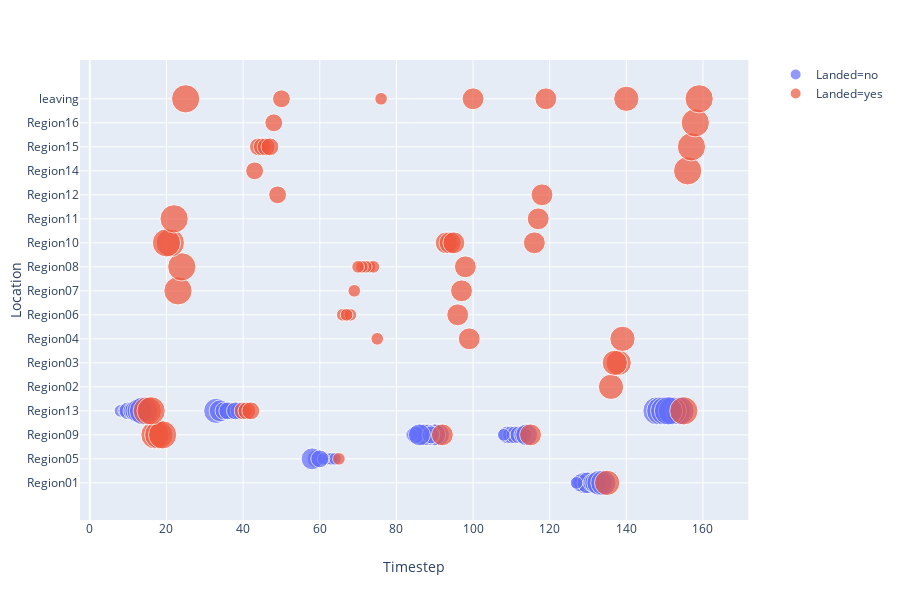

Notebook code cell kept with this figure:
### Code cell
import plotly.express as px
fig = px.scatter(sort_location, x="Timestep", y="Location", color="Landed",
                 size='Category', hover_data=['Landed'])
fig.show()

### Figure 1 — Plotly figure (JSON) as saved in the notebook; plotly's stock layout.template omitted (floating-point values rounded to 4 significant figures)
{"data": [{"customdata": [["no"], ["no"], ["no"], ["no"], ["no"], ["no"], ["no"], ["no"], ["no"], ["no"], ["no"], ["no"], ["no"], ["no"], ["no"], ["no"], ["no"], ["no"], ["no"], ["no"], ["no"], ["no"], ["no"], ["no"], ["no"], ["no"], ["no"], ["no"], ["no"], ["no"], ["no"], ["no"], ["no"], ["no"], ["no"], ["no"], ["no"], ["no"], ["no"], ["no"], ["no"], ["no"], ["no"], ["no"], ["no"], ["no"], ["no"], ["no"], ["no"], ["no"], ["no"]], "hoverlabel": {"namelength": 0}, "hovertemplate": "Landed=%{customdata[0]}<br>Timestep=%{x}<br>Location=%{y}<br>Category=%{marker.size}", "legendgroup": "Landed=no", "marker": {"color": "#636efa", "size": [3, 2, 3, 2, 3, 4, 4, 1, 2, 3, 1, 1, 1, 1, 2, 3, 3, 2, 3, 3, 1, 2, 2, 2, 3, 2, 2, 2, 3, 1, 5, 5, 5, 5, 5, 1, 2, 1, 2, 2, 3, 4, 5, 4, 3, 2, 2, 5, 2, 5, 2], "sizemode": "area", "sizeref": 0.0125, "symbol": "circle"}, "mode": "markers", "name": "Landed=no", "showlegend": true, "type": "scatter", "x": [129, 128, 130, 131, 132, 133, 134, 127, 59, 58, 62, 63, 64, 61, 60, 91, 90, 109, 88, 87, 84, 110, 85, 89, 86, 111, 112, 113, 114, 108, 153, 148, 149, 150, 154, 8, 37, 9, 10, 11, 12, 13, 14, 33, 34, 35, 36, 152, 39, 151, 38], "xaxis": "x", "y": ["Region01", "Region01", "Region01", "Region01", "Region01", "Region01", "Region01", "Region01", "Region05", "Region05", "Region05", "Region05", "Region05", "Region05", "Region05", "Region09", "Region09", "Region09", "Region09", "Region09", "Region09", "Region09", "Region09", "Region09", "Region09", "Region09", "Region09", "Region09", "Region09", "Region09", "Region13", "Region13", "Region13", "Region13", "Region13", "Region13", "Region13", "Region13", "Region13", "Region13", "Region13", "Region13", "Region13", "Region13", "Region13", "Region13", "Region13", "Region13", "Region13", "Region13", "Region13"], "yaxis": "y"}, {"customdata": [["yes"], ["yes"], ["yes"], ["yes"], ["yes"], ["yes"], ["yes"], ["yes"], ["yes"], ["yes"], ["yes"], ["yes"], ["yes"], ["yes"], ["yes"], ["yes"], ["yes"], ["yes"], ["yes"], ["yes"], ["yes"], ["yes"], ["yes"], ["yes"], ["yes"], ["yes"], ["yes"], ["yes"], ["yes"], ["yes"], ["yes"], ["yes"], ["yes"], ["yes"], ["yes"], ["yes"], ["yes"], ["yes"], ["yes"], ["yes"], ["yes"], ["yes"], ["yes"], ["yes"], ["yes"], ["yes"], ["yes"], ["yes"], ["yes"], ["yes"], ["yes"], ["yes"], ["yes"], ["yes"], ["yes"], ["yes"], ["yes"], ["yes"], ["yes"]], "hoverlabel": {"namelength": 0}, "hovertemplate": "Landed=%{customdata[0]}<br>Timestep=%{x}<br>Location=%{y}<br>Category=%{marker.size}", "legendgroup": "Landed=yes", "marker": {"color": "#EF553B", "size": [4, 4, 4, 4, 3, 1, 4, 1, 3, 1, 1, 1, 1, 3, 5, 1, 3, 1, 1, 1, 1, 5, 3, 5, 5, 5, 3, 5, 5, 3, 3, 3, 3, 5, 3, 2, 3, 5, 5, 5, 2, 2, 2, 2, 5, 5, 2, 2, 2, 2, 2, 5, 1, 3, 3, 2, 5, 4, 5], "sizemode": "area", "sizeref": 0.0125, "symbol": "circle"}, "mode": "markers", "name": "Landed=yes", "showlegend": true, "type": "scatter", "x": [135, 136, 138, 137, 99, 75, 139, 65, 96, 66, 68, 67, 69, 97, 23, 73, 98, 74, 72, 71, 70, 24, 92, 17, 18, 19, 115, 21, 20, 93, 94, 95, 116, 22, 117, 49, 118, 15, 16, 155, 40, 41, 42, 43, 156, 157, 44, 45, 46, 47, 48, 158, 76, 119, 100, 50, 25, 140, 159], "xaxis": "x", "y": ["Region01", "Region02", "Region03", "Region03", "Region04", "Region04", "Region04", "Region05", "Region06", "Region06", "Region06", "Region06", "Region07", "Region07", "Region07", "Region08", "Region08", "Region08", "Region08", "Region08", "Region08", "Region08", "Region09", "Region09", "Region09", "Region09", "Region09", "Region10", "Region10", "Region10", "Region10", "Region10", "Region10", "Region11", "Region11", "Region12", "Region12", "Region13", "Region13", "Region13", "Region13", "Region13", "Region13", "Region14", "Region14", "Region15", "Region15", "Region15", "Region15", "Region15", "Region16", "Region16", "leaving", "leaving", "leaving", "leaving", "leaving", "leaving", "leaving"], "yaxis": "y"}], "layout": {"height": 600, "legend": {"itemsizing": "constant", "tracegroupgap": 0}, "margin": {"t": 60}, "xaxis": {"anchor": "y", "domain": [0, 0.98], "title": {"text": "Timestep"}}, "yaxis": {"anchor": "x", "domain": [0, 1], "title": {"text": "Location"}}}}
